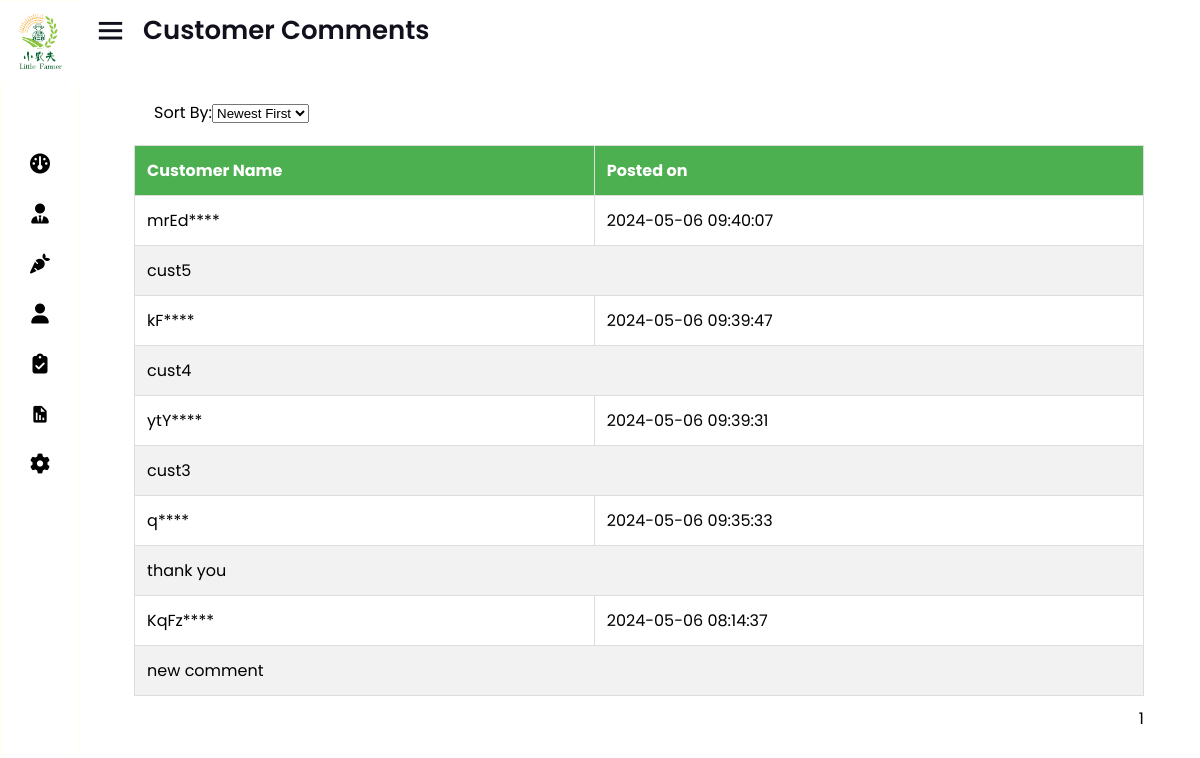
The page /seller/cust_comments.php (signed in) on the database as committed earlier.
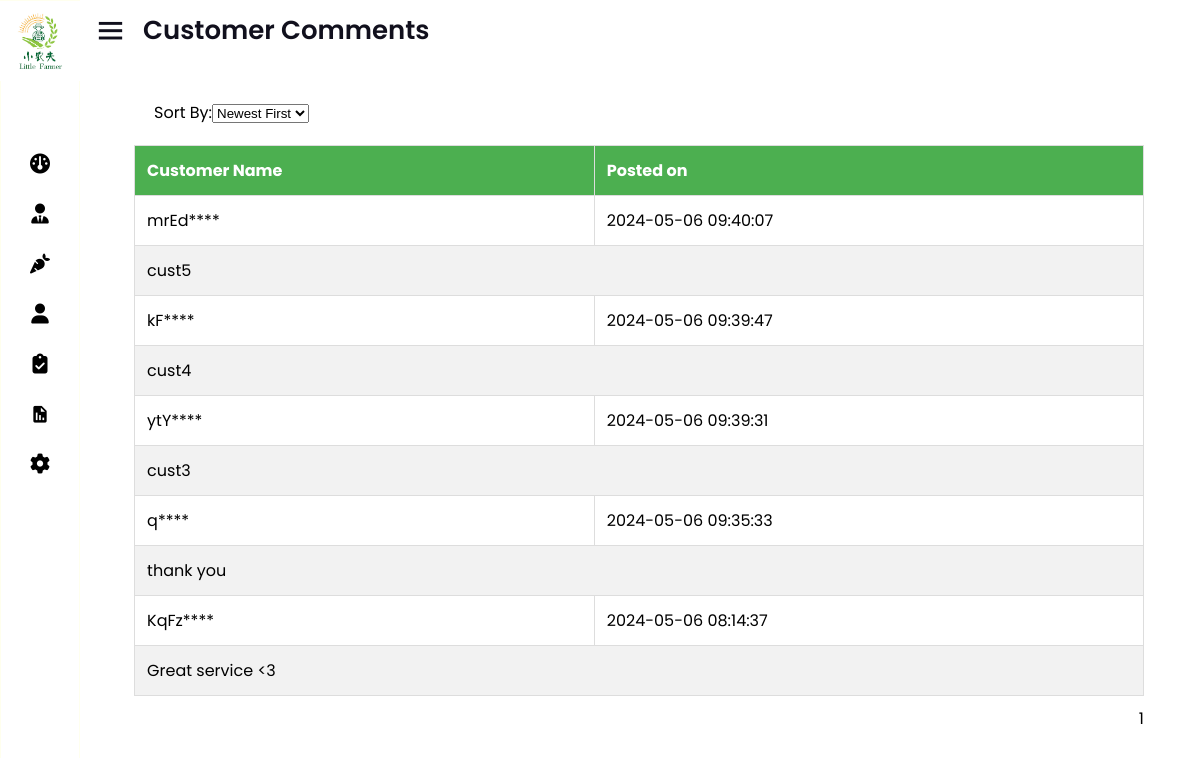
The same page on the database as committed later.
### tables this page shows
CREATE TABLE `user_comments` (
  `id` int(11) NOT NULL,
  `user_id` int(11) DEFAULT NULL,
  `res_id` int(11) DEFAULT NULL,
  `comment` text DEFAULT NULL,
  `created_at` timestamp NOT NULL DEFAULT current_timestamp()
);

### seller/cust_comments.php (the view, shortened to what this page needs)
<!DOCTYPE html>
<html lang="en" dir="ltr">
  <head>
    <link rel="stylesheet" href="style.css">
	<link rel="stylesheet" href="https://cdnjs.cloudflare.com/ajax/libs/font-awesome/4.7.0/css/font-awesome.min.css">
    <link href='https://unpkg.com/boxicons@2.0.7/css/boxicons.min.css' rel='stylesheet'>
   </head>
<body>
  <div class="sidebar close">
    <?php include "sidebar.php"; ?>
  </div>
  <section class="home-section">
    <div class="home-content">
      <i class='bx bx-menu' ></i>
      <span class="text">Customer Comments</span>
    </div>
	  <div class="empMainCon">
<?php
include("config/connect.php");
if (isset($_SESSION['store'])) {
    $res_id = $_SESSION['store'];
    $sortOrder = isset($_GET['sort']) ? $_GET['sort'] : 'desc';
    $currentPage = isset($_GET['page']) ? $_GET['page'] : 1;
    $commentsPerPage = 5;
    $offset = ($currentPage - 1) * $commentsPerPage;
    $totalCountQuery = "SELECT COUNT(*) AS total FROM user_comments WHERE res_id = $res_id";
    $totalCountResult = mysqli_query($db, $totalCountQuery);
    $totalCountRow = mysqli_fetch_assoc($totalCountResult);
    $totalComments = $totalCountRow['total'];
    $totalPages = ceil($totalComments / $commentsPerPage);
    $query = "SELECT * FROM user_comments WHERE res_id = $res_id ORDER BY created_at $sortOrder LIMIT $offset, $commentsPerPage";
    $result = mysqli_query($db, $query);
    $commentsForPage = mysqli_fetch_all($result, MYSQLI_ASSOC);
            echo '<div class="sorting-options" style="float: left;">';
            echo '<form action="" method="GET">';
            echo '<label for="sort">Sort By:</label>';
            echo '<select id="sort" name="sort" onchange="this.form.submit()">';
            echo '<option value="desc" ' . ($sortOrder == 'desc' ? 'selected' : '') . '>Newest First</option>';
            echo '</select>';
            echo '</form>';
            echo '</div>';
    echo '<div class="table-responsive">';
    echo '<table class="table table-bordered">';
    echo '<thead>';
    echo '<tr>';
    echo '<th>Customer Name</th>';
    echo '<th>Posted on</th>';
    echo '</tr>';
    echo '</thead>';
    echo '<tbody>';
function generateRandomName() {
    $characters = 'abcdefghijklmnopqrstuvwxyzABCDEFGHIJKLMNOPQRSTUVWXYZ';
    $length = rand(5, 8);
    $name = '';
    for ($i = 0; $i < $length; $i++) {
        $name .= $characters[rand(0, strlen($characters) - 1)];
    }
    $name = substr_replace($name, '****', -4);
    return $name;
}
    $generatedNames = array();
    foreach ($commentsForPage as $row) {
        if (!isset($generatedNames[$row['user_id']])) {
            $generatedNames[$row['user_id']] = generateRandomName();
        }
        echo '<tr>';
        echo '<td>' . $generatedNames[$row['user_id']] . '</td>';
        echo '<td>' . $row['created_at'] . '</td>';
        echo '</tr>';
        echo '<tr>';
        echo '<td colspan="3">' . $row['comment'] . '</td>';
        echo '</tr>';
    }
    echo '</tbody>';
    echo '</table>';
    echo '</div>';
echo '<div class="pagination" style="float: right;">';
for ($i = 1; $i <= $totalPages; $i++) {
    if ($i == $currentPage) {
        echo '<span>' . $i . '</span>';
    } else {
        echo '<a href="cust_comments.php?merchant=' . $res_id . '&per_page=' . $commentsPerPage . '&page=' . $i . '">' . $i . '</a>';
    }
}
echo '</div>';
} else {
    echo '<p>Error: Seller ID not provided.</p>';
}
?>
</body>
</html>

Rows that differ between the two databases and show on the page:
changed user_comments "KqFz****": comment "new comment" → "Great service <3"
